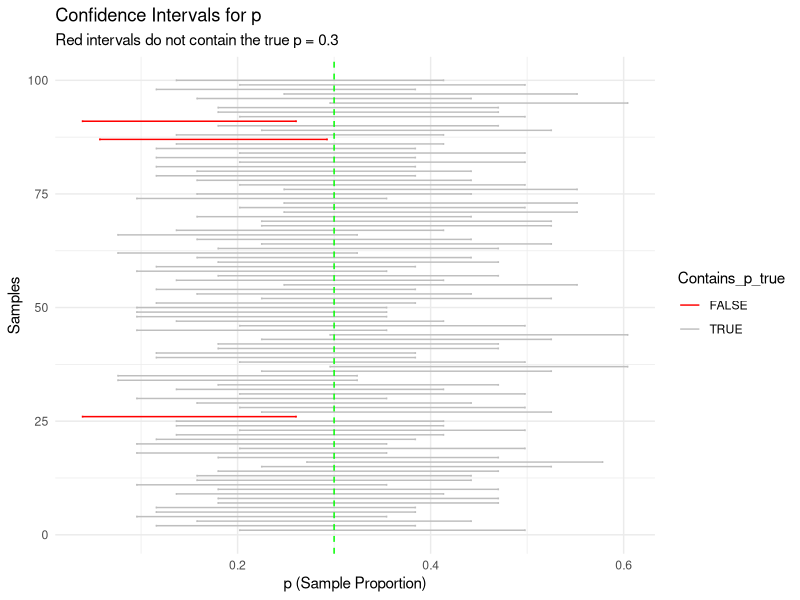

R code for this plot:
# Load necessary library for plotting
library(ggplot2)

# Set parameters
p_true <- 0.3  # True value of p
n <- 40        # Sample size
iterations <- 100  # Number of simulations
z <- qnorm(0.975)  # z value for 95% confidence (two-sided)

# Initialize vectors to store results
lower_bounds <- numeric(iterations)
upper_bounds <- numeric(iterations)
sample_proportions <- numeric(iterations)

# Simulation
set.seed(123)  # For reproducibility
for (i in 1:iterations) {
  # Generate Bernoulli sample
  sample <- rbinom(n, size = 1, prob = p_true)
  
  # Calculate sample proportion
  p_hat <- mean(sample)
  
  # Calculate standard error
  se <- sqrt(p_hat * (1 - p_hat) / n)
  
  # Confidence interval bounds
  lower_bounds[i] <- p_hat - z * se
  upper_bounds[i] <- p_hat + z * se
  sample_proportions[i] <- p_hat
}

# Create a data frame for plotting
data <- data.frame(
  Sample = 1:iterations,
  Lower = lower_bounds,
  Upper = upper_bounds,
  Sample_Proportion = sample_proportions,
  Contains_p_true = (lower_bounds <= p_true & upper_bounds >= p_true)  # Whether interval contains true p
)

# Plot confidence intervals
ggplot(data, aes(x = Sample_Proportion, y = Sample)) +
  geom_errorbarh(aes(xmin = Lower, xmax = Upper, color = Contains_p_true), height = 0.4) +
  geom_vline(xintercept = p_true, color = "green", linetype = "dashed") +
  scale_color_manual(values = c("red", "gray")) +
  labs(x = "p (Sample Proportion)", y = "Samples", 
       title = "Confidence Intervals for p",
       subtitle = "Red intervals do not contain the true p = 0.3") +
  theme_minimal()